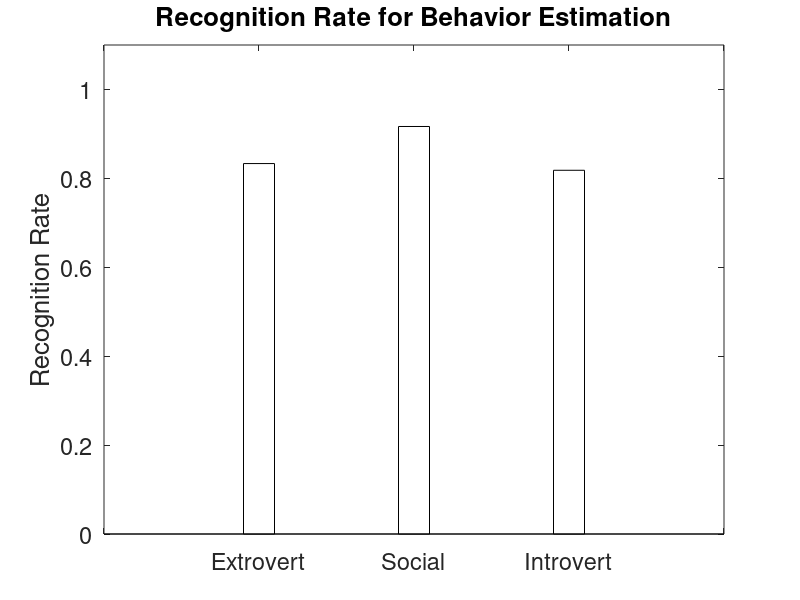

Source code (MATLAB):
% This code creates the plots for the results obtained from bICA codes %
close all;clear all;
FontSize = 17.0;

% Plot for Bernoulli recognition rate %
% % % <>------------ (1) ---------------<> % % % 
% Results01 = [.8196,.9091,.85,.81];
% figure;
% H1 = bar(Results01,.2,'w');
% % H1 = bar(Results,.2,'w','LineStyle','--');
% set(gca,'XTickLabel',{'Sub01','Sub02','Sub03','Sub04'});
% ylabel('Recognition Rate','FontSize',FontSize);
% title('Recognition Rate using Bernoulli Data','FontSize',FontSize)
% set(gca,'FontSize',FontSize)
% ylim([0 1.00])
% hold on;box on;%grid on;
% set(gca,'visible','on')
% % % % <>------------ (2) ---------------<> % % % 
% Results02 = [1.00,.4286;
%              1.00,.5714;
%              1.00,.4286;
%              1.00,.4286];
% figure;
% H2 = bar(Results02);%,'Grouped',.2,'w');
% % %%H1 = bar(Results,.2,'w','LineStyle','--');
% colormap(gray);
% caxis([-3.2 2])
% l = cell(1,2);
% l{1}='Group1 [0-25%Noise Level]'; l{2}='Group1 [26-50%Noise Level]';    
% legend(H2,l);
% set(gca,'XTickLabel',{'Sub01','Sub02','Sub03','Sub04'});
% ylabel('Recognition Rate','FontSize',FontSize);
% title('Recognition Rate for Different Noise Level','FontSize',FontSize)
% set(gca,'FontSize',FontSize)
% ylim([0 1.20])
% hold on;box on;
%%%%%%%grid on;


% Plot for Markov Process Recognition Rate %
% % % <>------------ (1) ---------------<> % % % 
% Results03 = [.826,0.950,.8571,.826];
% figure;hold on; box on;
% H1 = bar(Results03,.2,'w');
% % %H1 = bar(Results,.2,'w','LineStyle','--');
% set(gca,'XTickLabel',{'Sub01','Sub02','Sub03','Sub04'});
% ylabel('Recognition Rate','FontSize',FontSize);
% title('Recognition Rate using Markov Process Data','FontSize',FontSize)
% set(gca,'FontSize',FontSize)
% ylim([0 1.10])
% hold on;%grid on;
% box on;
% % % % <>------------ (2) ---------------<> % % % 
% Results04 = [.85,.60;
%              1.00,1.00;
%              .85,.50;
%              .90,.60];
% figure;
% H2 = bar(Results04);%,'Grouped',.2,'w');
% % H1 = bar(Results,.2,'w','LineStyle','--');
% colormap(gray);
% caxis([-3.2 2])
% l = cell(1,2);
% l{1}='Group1 [0-25%Noise Level]'; l{2}='Group1 [26-50%Noise Level]';    
% legend(H2,l);
% set(gca,'XTickLabel',{'Sub01','Sub02','Sub03','Sub04'});
% ylabel('Recognition Rate','FontSize',FontSize);
% title('Recognition Rate for Different Noise Level','FontSize',FontSize)
% set(gca,'FontSize',FontSize)
% ylim([0 1.20])
% hold on;%grid on;


% % <>---- Plot for Scenario Recognition Rate Code # 04 %  ---<> % % 
% Data01 = [];
% LineWidth = 1.5;FontSize = 15.0;
% figure;hold on;title('Training LogLikelihood Values for Different Basis Vector','FontSize',FontSize);
% xlabel('Basis Vector','FontSize',FontSize);ylabel('Log-likelihood Values','FontSize',FontSize);
% Legend1 = plot(Data01(:,1),'--ok','LineWidth',LineWidth);
% Legend2 = plot(Data01(:,2),'--*k','LineWidth',LineWidth);
% Legend3 = plot(Data01(:,3),'--sk','LineWidth',LineWidth);
% Legend4 = plot(Data01(:,4),'--pk','LineWidth',LineWidth);
% legend([Legend1 Legend2 Legend3 Legend4],{'Scenario1' 'Scenario2' 'Scenario3' 'Scenario4'},'FontSize',FontSize)


% % <>---- Plot for Scenario Recognition Rate Code # 04 %  ---<> % % 
% Data02 = [.8167,0.970,.8333;
%            0.910,.8533,.75;
%            .76925,.7962,.75;
%            .7877,.8067,.7693];
% figure;
% H2 = bar(Data02);
% colormap(gray);
% caxis([-6.2 3])
% l = cell(1,2);
% l{1}='Code01'; l{2}='Code02';l{3}='Code03';    
% legend(H2,l);
% set(gca,'XTickLabel',{'Scenario01','Scenario02','Scenario03','Scenario04'});
% ylabel('Recognition Rate','FontSize',FontSize);
% title('Recognition Rate for Different Codes','FontSize',FontSize)
% set(gca,'FontSize',FontSize)
% ylim([0 1.20])
% hold on;%grid on;



% % <>---- Plot for Activity Recognition (Sensitivity & Specificity) ---<> % % 
% Results05 = [.93,.97;
%              .89,.88;
%              1.00,1.00;
%              .81,1.00];
% A = figure;
% H2 = bar(Results05);
% colormap(gray);
% caxis([-3.2 2])
% l = cell(1,2);
% l{1}='Sensitivity'; l{2}='Specificity';    
% legend(H2,l);
% set(gca,'XTickLabel',{'Activity1','Activity2','Activity3','Activity4'});
% ylabel('Accuracy Level','FontSize',FontSize);
% title('Different Activities Detection using SVM','FontSize',FontSize)
% set(gca,'FontSize',FontSize)
% ylim([0 1.20])
% hold on;%grid on;

% 
% <>---------- Plot for Interaction Recognition Rate  ---------------<> %  
% Results06 = [0.92857,0.88889,1.00,0.8125];
% figure;
% H6 = bar(Results06,.2,'w');
% % H6 = bar(Results,.2,'w','LineStyle','--');
% set(gca,'XTickLabel',{'Interacts01','Interacts02','Interacts03','Interacts04'});
% ylabel('Recognition Rate','FontSize',FontSize);
% title('Recognition Rate for Different Interactions','FontSize',FontSize)
% set(gca,'FontSize',FontSize)
% ylim([0 1.20])
% hold on;box on;

% % <>---- Plot for Activity Recognition (linear & sigmoid SVM) ---<> % % 
% Results05 = [0.8125,0.8125;
%              0.92857,0.92857;
%              0.970,.9700
%              0.88889,0.88889];
% A = figure;
% H2 = bar(Results05);
% colormap(gray);
% caxis([-3.2 2])
% l = cell(1,2);
% l{1}='Linear SVM'; l{2}='Sigmoid SVM';    
% legend(H2,l);
% set(gca,'XTickLabel',{'Interacts01','Interacts02','Interacts03','Interacts04'});
% ylabel('Accuracy Level','FontSize',FontSize);
% title('Different Interactions Detection using Linear and Sigmoid SVM','FontSize',FontSize)
% set(gca,'FontSize',FontSize)
% ylim([0 1.20])
% hold on;%grid on;

% ---------------------- Bayesian Network ------------------------------ %
%  Static Bayesian Network   %
Results03 = [0.8333,0.9167,0.8182];
figure;hold on; box on;
H1 = bar(Results03,.2,'w');
% %H1 = bar(Results,.2,'w','LineStyle','--');
ylabel('Recognition Rate','FontSize',FontSize);
title('Recognition Rate for Behavior Estimation','FontSize',FontSize)
set(gca,'FontSize',FontSize)
ylim([0 1.10]);xlim([0 4])
hold on;
set(gca,'XTickLabel',{'','Extrovert','Social','Introvert',''});








